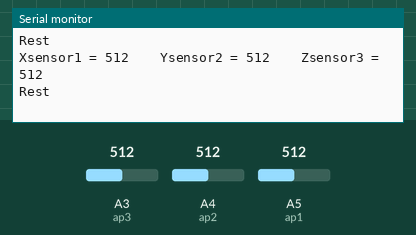
The sketch below on a simulated Arduino Uno, built with avr-gcc and run on an emulated ATmega328P. On the bench: the last lines printed to the serial monitor. The inputs (shaded band) are chosen by the test bench; at power-on: A3 (ap3) = 512, A4 (ap2) = 512, A5 (ap1) = 512.

Above: at 1.3 s.
1.4 s: A3 (ap3) set to 716
At 1.84 s:
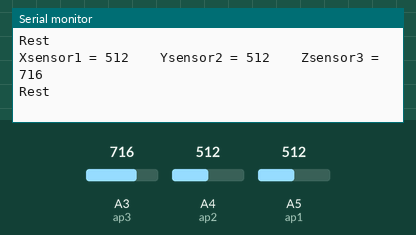
2.9 s: A4 (ap2) set to 716
At 3.34 s:
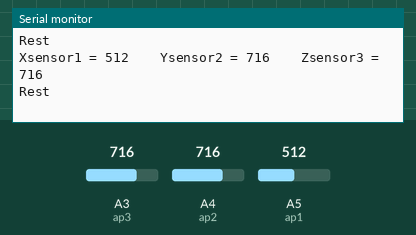
4.4 s: A5 (ap1) set to 716
At 4.84 s:
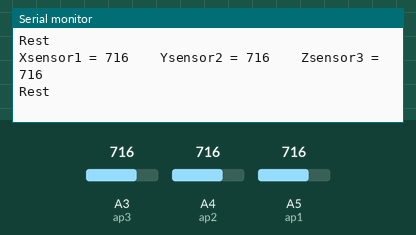
5.9 s: A3 (ap3) set to 900
At 6.35 s:
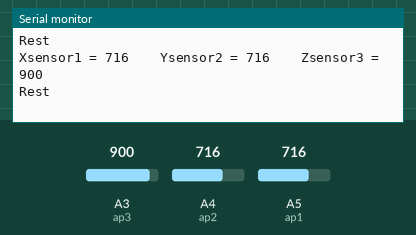
7.4 s: A4 (ap2) set to 900
At 7.85 s:
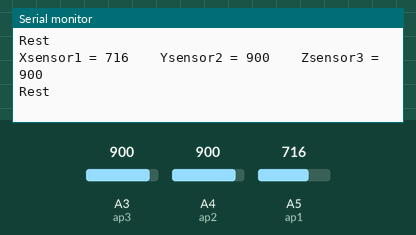
8.9 s: A5 (ap1) set to 900
At 9.35 s:
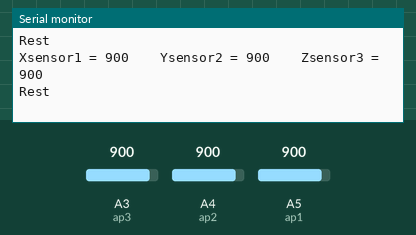
Timing chart, 0 to 11.4 s (numbered marks = the images above; inputs shaded):
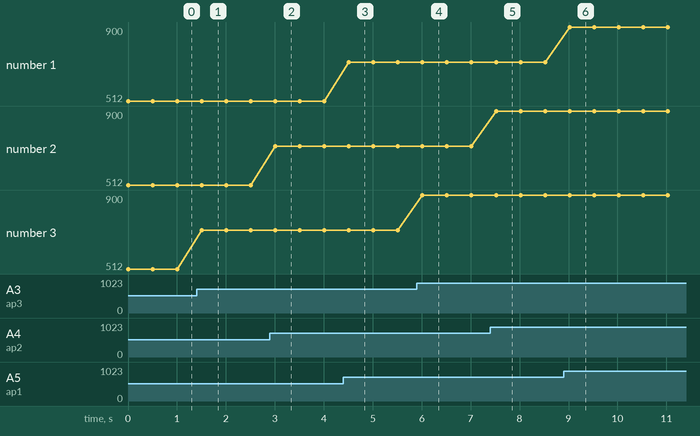

The sketch:

adxl355_1_gesture_controlled.ino
```cpp
/*Created by: Pranav Deep Indrakanti
 * #Gesture Controlled Bot
 Connect x pin on ADXL335 to A5, y pin to A4, z pin to A3 */

const int ap1 = A5;
const int ap2 = A4;
const int ap3 = A3;

int x = 0;
int y = 0;
int z = 0;


void setup() {
  // initialize serial communications at 9600 bps:
  Serial.begin(9600);
 pinMode(ap1, INPUT);
  pinMode(ap2, INPUT);
  pinMode(ap3, INPUT);

}

void loop() {
  //analogReference(EXTERNAL);    //connect 3.3v to AREF
  // read the analog in value:
  x = analogRead(ap1);

   y = analogRead(ap2);

  z = analogRead(ap3);


  // print the results to the serial monitor:
  Serial.print("Xsensor1 = " );
  //Serial.print(x);
  Serial.print(x);
  Serial.print("\t  ");


  Serial.print("Ysensor2 = " );
 Serial.print(y);

  Serial.print("\t  ");

  Serial.print("Zsensor3 = " );
  Serial.print(z);
  //Serial.print("\t ");


 Serial.println("");
  //delay(1000);
  if( (x>=75 && x<=90) && (y>=80 && y<=90) && (z>=95 && z<=105) )
  {
    stop1();
  }
  else if( (x>=90 && x<=102) && (y>=80 && y<=90) && (z>=75 && z<=90) )
  {
    forward();
  }
   else if( (x>=60 && x<=75) && (y>=80 && y<=90) && (z>=85 && z<=100) )
  {
    reverse();
  }
  else if( (x>=75 && x<=90) && (y>=60 && y<=75) && (z>=85 && z<=100) )
  {
    right_turn();
  }
  else if( (x>=75 && x<=90) && (y>=90 && y<=100) && (z>=85 && z<=100) )
  {
    left_turn();
  }
  else
  {
    stop1();
  }
delay(500);
}


void stop1()
{
  Serial.println("Rest");

}

void forward()
{
  Serial.println("Forward");

}

void reverse()
{
  Serial.println("Reverse");

}

void left_turn()
{
  Serial.println("left_turn");
}
void right_turn()
{
  Serial.println("right_turn");
}
```

Measured:
- after the input at 1.4 s, the serial monitor: prints a new line after 0.10 s (image 1)
- after the input at 2.9 s, the serial monitor: prints a new line after 0.11 s (image 2)
- after the input at 4.4 s, the serial monitor: prints a new line after 0.11 s (image 3)
- after the input at 5.9 s, the serial monitor: prints a new line after 0.11 s (image 4)
- after the input at 7.4 s, the serial monitor: prints a new line after 0.12 s (image 5)
- after the input at 8.9 s, the serial monitor: prints a new line after 0.12 s (image 6)
- plotted number 3: 512 → 716 after the input at 1.4 s, 716 → 900 after the input at 5.9 s
